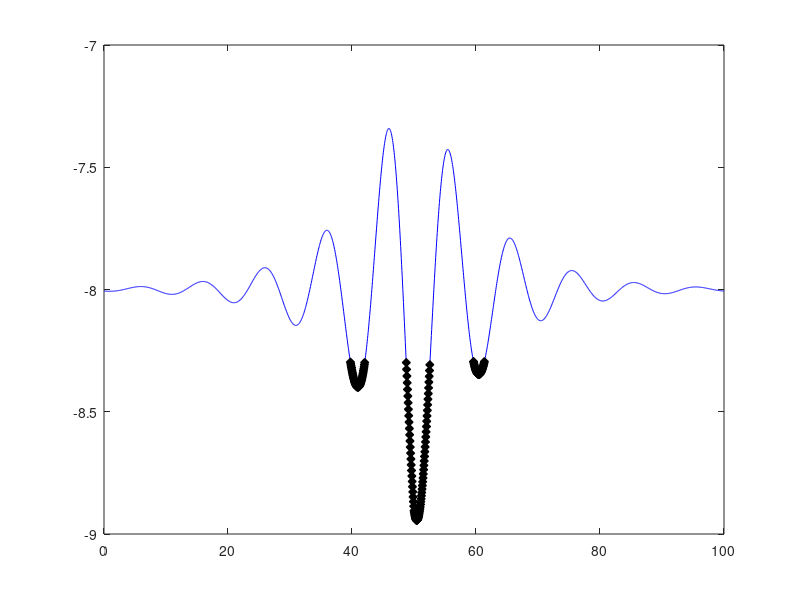

The MATLAB script that drew this image:
zID = [1, 8, 7, 5, 1, 10, 1]

A = zID(2)
B = zID(3)
C = zID(4)
D = zID(5)
E = zID(6)
F = zID(7)

xInc = 0:.05:100 %I know that this is too many steps through the 
% derivative approximation gets really bad for large step sizes

Gt = -F*exp(-abs((xInc/E)-C)).*cos(((2*pi)/E)*(xInc-(B/10)))-A
GtPrime = diff(Gt)
GtPrime2 = diff(GtPrime)

i = 1
yMax = -A


while i < length(Gt)
i = i+1
    if Gt(i) > yMax
        yMax = Gt(i)
    end
end

deltaY = yMax + A
maxVal = deltaY * .44 - A
minVal =  -A - deltaY * .44

I = find(GtPrime2 >= 0 & Gt(1:end-2) > maxVal) 
G = find(GtPrime2 >= 0 & Gt(1:end-2) < minVal)

plot(xInc,Gt,'b')
hold on
plot(xInc(I),Gt(I),'kd','Markersize',6,'MarkerFaceColor','k')
plot(xInc(G),Gt(G),'kd','Markersize',6,'MarkerFaceColor','k')
hold off